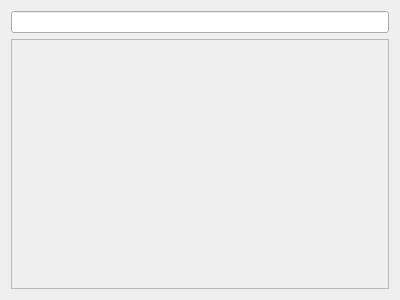
<?xml version="1.0" encoding="UTF-8"?>
<ui version="4.0">
 <class>DeveloperPage</class>
 <widget class="QWidget" name="DeveloperPage">
  <property name="geometry">
   <rect>
    <x>0</x>
    <y>0</y>
    <width>400</width>
    <height>300</height>
   </rect>
  </property>
  <property name="windowTitle">
   <string>DeveloperPage</string>
  </property>
  <layout class="QVBoxLayout" name="verticalLayout_1">
   <item>
    <widget class="QLineEdit" name="searchLineEdit"/>
   </item>
   <item>
    <widget class="QScrollArea" name="scrollArea">
     <property name="widgetResizable">
      <bool>true</bool>
     </property>
     <widget class="QWidget" name="scrollAreaWidgetContents">
      <property name="geometry">
       <rect>
        <x>0</x>
        <y>0</y>
        <width>376</width>
        <height>235</height>
       </rect>
      </property>
      <layout class="QVBoxLayout" name="verticalLayout_2">
       <item>
        <layout class="QVBoxLayout" name="settingsLayout"/>
       </item>
       <item>
        <spacer name="verticalSpacer">
         <property name="orientation">
          <enum>Qt::Vertical</enum>
         </property>
         <property name="sizeHint" stdset="0">
          <size>
           <width>20</width>
           <height>40</height>
          </size>
         </property>
        </spacer>
       </item>
      </layout>
     </widget>
    </widget>
   </item>
  </layout>
 </widget>
 <resources/>
 <connections/>
</ui>
